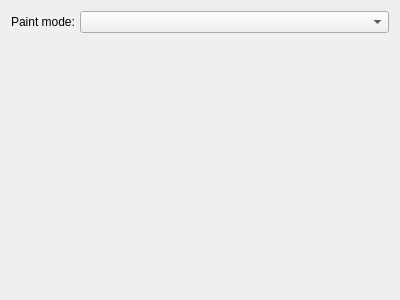
<?xml version="1.0" encoding="UTF-8"?>
<ui version="4.0">
 <author>
SPDX-FileCopyrightText: none
SPDX-License-Identifier: GPL-3.0-or-later OR LicenseRef-KDE-Accepted-GPL
 </author>
 <class>RGBParade_UI</class>
 <widget class="QWidget" name="RGBParade_UI">
  <property name="geometry">
   <rect>
    <x>0</x>
    <y>0</y>
    <width>400</width>
    <height>300</height>
   </rect>
  </property>
  <property name="windowTitle">
   <string>RGB Parade</string>
  </property>
  <layout class="QGridLayout" name="gridLayout">
   <property name="horizontalSpacing">
    <number>5</number>
   </property>
   <item row="0" column="1">
    <widget class="KComboBox" name="paintMode">
     <property name="sizePolicy">
      <sizepolicy hsizetype="Expanding" vsizetype="Fixed">
       <horstretch>0</horstretch>
       <verstretch>0</verstretch>
      </sizepolicy>
     </property>
    </widget>
   </item>
   <item row="0" column="0">
    <widget class="QLabel" name="lblPaintmode">
     <property name="text">
      <string>Paint mode:</string>
     </property>
    </widget>
   </item>
   <item row="1" column="1">
    <spacer name="verticalSpacer">
     <property name="orientation">
      <enum>Qt::Vertical</enum>
     </property>
     <property name="sizeHint" stdset="0">
      <size>
       <width>20</width>
       <height>40</height>
      </size>
     </property>
    </spacer>
   </item>
  </layout>
 </widget>
 <customwidgets>
  <customwidget>
   <class>KComboBox</class>
   <extends>QComboBox</extends>
   <header>kcombobox.h</header>
  </customwidget>
 </customwidgets>
 <resources/>
 <connections/>
</ui>
